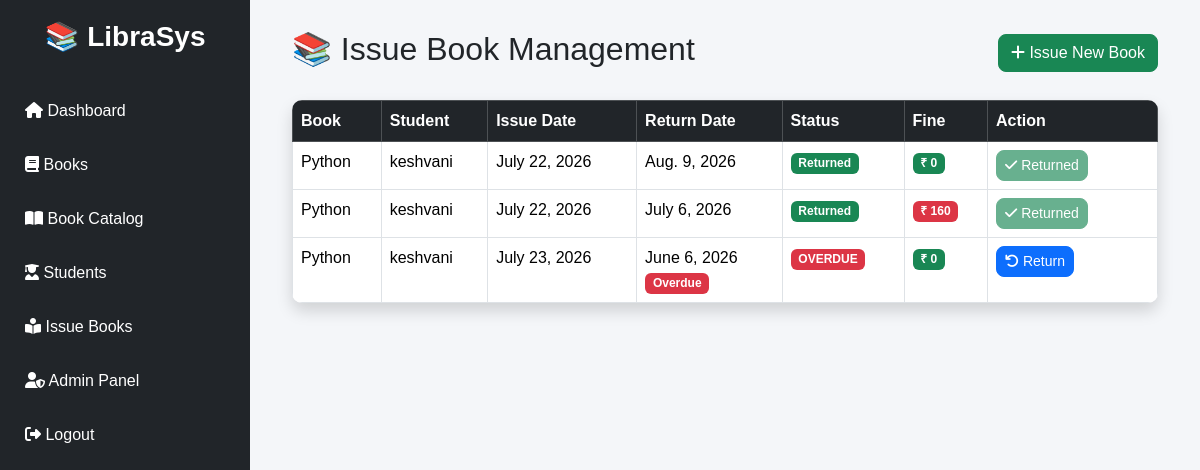
The page /issue/ (signed in) on the database its author committed.
### library/models.py (models this page shows, shortened)
class IssueBook(models.Model):
    book = models.ForeignKey(Book, on_delete=models.CASCADE)
    student = models.ForeignKey(Student, on_delete=models.CASCADE)
    issue_date = models.DateField(auto_now_add=True)
    return_date = models.DateField()
    returned = models.BooleanField(default=False)
    fine = models.PositiveIntegerField(default=0)

class Book(models.Model):
    title = models.CharField(max_length=200)
    author = models.CharField(max_length=100)
    isbn = models.CharField(max_length=20, unique=True)
    cover = models.ImageField(upload_to='book_covers/', blank=True, null=True)
    category = models.CharField(max_length=100)
    quantity = models.PositiveIntegerField(default=1)
    available = models.PositiveIntegerField(default=1)
    added_on = models.DateTimeField(auto_now_add=True)

class Student(models.Model):
    name = models.CharField(max_length=100)
    roll_number = models.CharField(max_length=30, unique=True)
    course = models.CharField(max_length=100)
    mobile = models.CharField(max_length=15)
    email = models.EmailField()
    joined_on = models.DateTimeField(auto_now_add=True)

### library/views.py (the view)
# urls.py: path('issue/', views.issue_list, name='issue_list'),
@login_required
@user_passes_test(lambda u: u.is_staff)
def issue_list(request):
    from datetime import date
    issues = IssueBook.objects.all()
    today = date.today()
    return render(request, "library/issue_list.html", {
        "issues": issues,
        "today": today
    })

### library/templates/library/issue_list.html
{% extends 'library/base.html' %}
{% block content %}
<div class="container">
    <div class="d-flex justify-content-between align-items-center mb-4">
        <h2>📚 Issue Book Management</h2>
        <a href="{% url 'add_issue' %}" class="btn btn-success">
            <i class="fas fa-plus"></i> Issue New Book
        </a>
    </div>
    <table class="table table-bordered table-hover shadow">
        <thead class="table-dark">
            <tr>
                <th>Book</th>
                <th>Student</th>
                <th>Issue Date</th>
                <th>Return Date</th>
                <th>Status</th>
                <th>Fine</th>
                <th width="170">Action</th>
            </tr>
        </thead>
        <tbody>
            {% for issue in issues %}
            <tr>
                <td>{{ issue.book.title }}</td>
                <td>{{ issue.student.name }}</td>
                <td>{{ issue.issue_date }}</td>
                <td>
                    {{ issue.return_date }}
                    {% if not issue.returned and issue.return_date < today %}
                    <br>
                    <span class="badge bg-danger">
                    Overdue
                    </span>
                    {% endif %}
                </td>
                <td>
                    {% if issue.returned %}
                        <span class="badge bg-success">
                            Returned
                        </span>
                    {% elif issue.return_date < today %}
                        <span class="badge bg-danger">
                            OVERDUE
                        </span>
                    {% else %}
                        <span class="badge bg-warning text-dark">
                            Issued
                        </span>
                    {% endif %}
                </td>
                <td>
                    {% if issue.fine > 0 %}
                        <span class="badge bg-danger">
                            ₹ {{ issue.fine }}
                        </span>
                    {% else %}
                        <span class="badge bg-success">
                            ₹ 0
                        </span>
                    {% endif %}
                </td>
                <td>
                    {% if not issue.returned %}
                        <a href="{% url 'return_book' issue.id %}"
                           class="btn btn-primary btn-sm">
                            <i class="fas fa-undo"></i> Return
                        </a>
                    {% else %}
                        <button class="btn btn-success btn-sm" disabled>
                            <i class="fas fa-check"></i> Returned
                        </button>
                    {% endif %}
                </td>
            </tr>
            {% empty %}
            <tr>
                <td colspan="7" class="text-center">
                    No issued books found.
                </td>
            </tr>
            {% endfor %}
        </tbody>
    </table>
</div>
{% endblock %}

### library/templates/library/base.html (style rules this page uses)
body { margin:0; background:#f4f6f9; font-family:Arial, Helvetica, sans-serif; }
.btn { border-radius:8px; }
.table { border-radius:10px; overflow:hidden; }

### rows shown on the page
IssueBook: book "Python", student.name "keshvani", issue_date "July 22, 2026", return_date "Aug. 9, 2026", returned "Returned", fine "₹ 0"
IssueBook: book "Python", student.name "keshvani", issue_date "July 22, 2026", return_date "July 6, 2026", returned "Returned", fine "160"
IssueBook: book "Python", student.name "keshvani", issue_date "July 23, 2026", return_date "June 6, 2026", returned "Overdue", fine "₹ 0"
